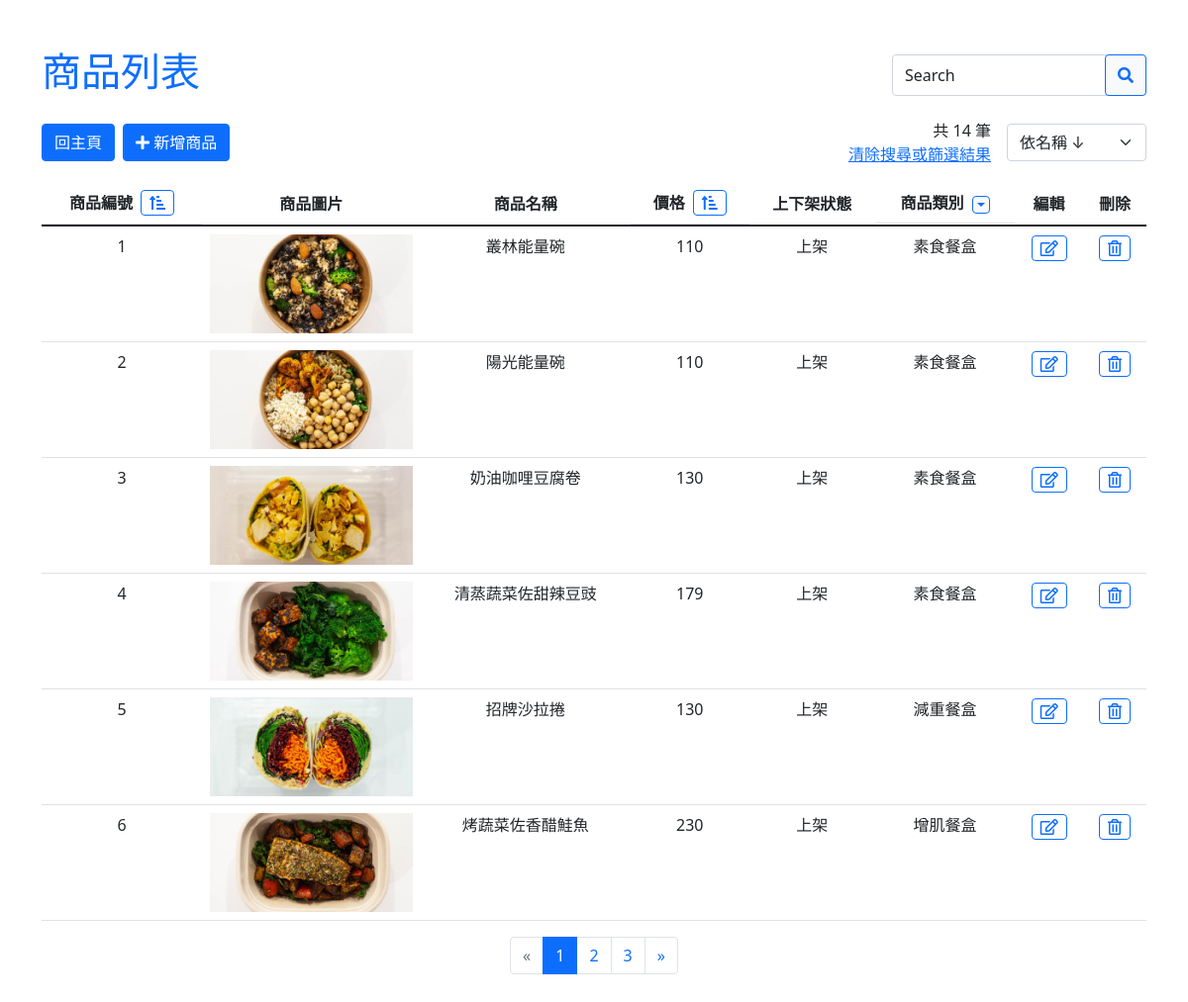
Screenshot of /product/products.php with the database file from the repository.
### tables this page shows
CREATE TABLE `products` (
  `id` int(5) UNSIGNED NOT NULL,
  `name` varchar(50) NOT NULL,
  `description` varchar(120) NOT NULL,
  `ingredients` varchar(120) NOT NULL,
  `nutrition` varchar(100) NOT NULL,
  `price` int(5) UNSIGNED NOT NULL,
  `image` varchar(50) NOT NULL,
  `valid` tinyint(1) NOT NULL,
  `products_category` int(5) UNSIGNED NOT NULL
);

CREATE TABLE `products_category` (
  `id` int(5) UNSIGNED NOT NULL,
  `name` varchar(50) NOT NULL
);

### product/products.php (the view, shortened to what this page needs)
<?php
require_once("../pdo-connect.php");
$sqlcategory = "SELECT * FROM products_category";
$stmtCategory = $db_host->prepare($sqlcategory);
try {
    $stmtCategory->execute();
    $rowCategory = $stmtCategory->fetchAll(PDO::FETCH_ASSOC);
} catch (PDOException $e) {
    echo "產品分類獲取失敗: " . $e->getMessage();
}
$sqlTotal = "SELECT * FROM products WHERE valid = 1";
$stmtTotal = $db_host->prepare($sqlTotal);
$stmtTotal->execute();
$totalProducts = $stmtTotal->rowCount();
if (isset($_GET["order"])) {
    $orderMethod = $_GET["order"];
    switch ($orderMethod) {
        case "nameDesc":
            $sqlProducts = "SELECT * FROM products ORDER BY name DESC";
            break;
        case "nameAsc":
            $sqlProducts = "SELECT * FROM products ORDER BY name ASC";
            break;
        case "priceDesc":
            $sqlProducts = "SELECT * FROM products ORDER BY price DESC";
            break;
        case "priceAsc":
            $sqlProducts = "SELECT * FROM products ORDER BY price ASC";
            break;
        case "idDesc":
            $sqlProducts = "SELECT * FROM products ORDER BY id DESC";
            break;
        case "idAsc":
            $sqlProducts = "SELECT * FROM products ORDER BY id ASC";
            break;
        default:
            break;
    }
    $stmtProducts = $db_host->prepare($sqlProducts);
    try {
        $stmtProducts->execute();
        $productsCount = $stmtProducts->rowCount();
        $rowProducts = $stmtProducts->fetchAll(PDO::FETCH_ASSOC);
    } catch (PDOException $e) {
        echo "無法取得資料庫內容: " . $e->getMessage();
    }
} else {
    if (isset($_GET["page"])) {
        $page = $_GET["page"];
        $prevPage = $page - 1;
        $nextPage = $page + 1;
    } else {
        $page = 1;
        $prevPage = 1;
        $nextPage = $page + 1;
    }
    $pageItems = 6;
    $totalPages = $totalProducts / $pageItems;
    $remainItems = $totalProducts / $pageItems;
    $startItem = ($page - 1) * $pageItems;
    if ($remainItems !== 0) {
        $totalPages = ceil($totalProducts / $pageItems);
    }
    if ($page == $totalPages) {
        $nextPage = $totalPages;
    } else if ($page == 1) {
        $prevPage = 1;
    }
    $sqlProducts = "SELECT * FROM products LIMIT $startItem, $pageItems";
    $stmtProducts = $db_host->prepare($sqlProducts);
    try {
        $stmtProducts->execute();
        $productsCount = $stmtProducts->rowCount();
        $rowProducts = $stmtProducts->fetchAll(PDO::FETCH_ASSOC);
    } catch (PDOException $e) {
        echo "無法取得資料庫內容: " . $e->getMessage();
    }
}
?>
<!doctype html>
<html lang="en">
<head>
    <?php require_once("../css.php") ?>
    <link rel="stylesheet" href="../css/product.css">
</head>
<body>
    <div class="container py-5">
        <div class="row justify-content-center">
            <div class="d-flex justify-content-between align-items-center">
                <h1 class="" style="color: #0D6EFD"><a href="./products.php" style="text-decoration: none">商品列表</a></h1>
                <div class="">
                    <form action="products.php" method="get">
                        <div class="form-floating d-flex">
                            <input type="text" id="search" class="form-control" name="search" placeholder="Search">
                            <label for="search">Search</label>
                            <button type="submit" class="search-btn btn btn-primary text-nowrap ms-2 bg-light text-primary position-absolute"><i class="fas fa-search"></i></button>
                        </div>
                    </form>
                </div>
            </div>
            <div class="py-3 col-lg-12">
                <div class="d-flex justify-content-between align-items-center">
                    <div class="d-flex justify-content-end">
                        <a href="../dashboard.php" class="btn btn-primary me-2">回主頁</a>
                        <a href="add-product.php?" class="btn btn-primary me-2"><i class="fas fa-plus"></i> 新增商品</a>
                    </div>
                    <div class="d-flex align-items-center">
                        <?php if ($productsCount > 0) : ?>
                            <div class="text-nowrap d-flex flex-column">
                                <?php if (!isset($_GET["search"]) && !isset($_GET["category"])) : ?>
                                    <div class="ms-2 me-3 text-end">
                                        共 <?= $totalProducts ?> 筆
                                    </div>
                                <?php else : ?>
                                    <div class="ms-2 me-3 text-end">
                                        共 <?= $productsCount ?> 筆
                                    </div>
                                <?php endif; ?>
                                <a href="products.php" class="ms-2 me-3">清除搜尋或篩選結果</a>
                            </div>
                        <?php endif; ?>
                        <select class="form-select" name="order" id="order">
                            <option value="nameDesc" <?php if (isset($_GET["order"]) && $_GET["order"] == "nameDesc") echo "selected" ?>>依名稱 ↓ </option>
                        </select>
                    </div>
                </div>
                <table class="table table-bordered-less mt-3">
                    <thead class="align-middle">
                        <tr>
                            <th class="d-flex justify-content-center align-items-center">商品編號
                                <?php if (!isset($_GET["order"]) || $orderMethod == "idAsc") : ?>
                                    <a href="products.php?order=idDesc" role="button" class="btn btn-primary bg-white text-primary thead-btn ms-2"><i class="fas fa-sort-amount-up-alt"></i></a>
                                <?php else : ?>
                                    <a href="products.php?order=idAsc" role="button" class="btn btn-primary bg-white text-primary thead-btn ms-2"><i class="fas fa-sort-amount-down-alt"></i></a>
                                <?php endif; ?>
                            </th>
                            <th class="text-center">商品圖片</th>
                            <th class="text-center">商品名稱</th>
                            <th class="d-flex justify-content-center align-items-center">價格
                                <?php if (!isset($_GET["order"]) || $orderMethod == "priceAsc") : ?>
                                    <a href="products.php?order=priceDesc" role="button" class="btn btn-primary bg-white text-primary thead-btn ms-2"><i class="fas fa-sort-amount-up-alt"></i></a>
                                <?php else : ?>
                                    <a href="products.php?order=priceAsc" role="button" class="btn btn-primary bg-white text-primary thead-btn ms-2"><i class="fas fa-sort-amount-down-alt"></i></a>
                                <?php endif; ?>
                            </th>
                            <th class="text-center">上下架狀態</th>
                            <th class="d-flex justify-content-center align-items-center">
                                商品類別
                                <div class="dropdown">
                                    <button class="btn btn-primary dropdown-toggle bg-light text-primary ms-2" type="button" id="dropdownMenuButton1" data-bs-toggle="dropdown" aria-expanded="false">
                                    </button>
                                </div>
                            </th>
                            <th class="text-center">編輯</th>
                            <th class="text-center">刪除</th>
                        </tr>
                    </thead>
                    <tbody>
                        <?php if ($productsCount > 0) :
                            foreach ($rowProducts as $value) : ?>
                                <tr>
                                    <td class="text-center"><?= $value["id"] ?></td>
                                    <td>
                                        <div class="image-wrapper">
                                            <?php if (substr($value["image"], 0, 4) !== "http") : ?>
                                                <img class="cover-fit" src="../sql/product_sql/images/<?= $value["image"] ?>" alt="">
                                            <?php else : ?>
                                                <img class="cover-fit" src="<?= $value["image"] ?>" alt="">
                                            <?php endif; ?>
                                        </div>
                                    </td>
                                    <td class="text-center"><?= $value["name"] ?></td>
                                    <td class="text-center"><?= $value["price"] ?></td>
                                    <?php if ($value["valid"] == 1) : ?>
                                        <td class="text-center">上架</td>
                                    <?php else : ?>
                                        <td class="text-center">已下架</td>
                                    <?php endif; ?>
                                    <td class="text-center"><?= $rowCategory[$value["products_category"] - 1]["name"] ?></td>
                                    <td class="text-center">
                                        <a class="btn btn-primary bg-white text-primary edit-btn" role="button" href="edit-product.php?id=<?= $value["id"] ?>"><i class="far fa-edit"></i></a>
                                    </td>
                                    <td class="text-center">
                                        <a class="btn btn-primary bg-white text-primary delete-btn" role="button" href="doDelete.php?id=<?= $value["id"] ?>"><i class="far fa-trash-alt"></i></a>
                                    </td>
                                </tr>
                            <?php
                            endforeach;
                        else : ?>
                            <tr>
                                <td colspan="8">無商品資料</td>
                            </tr>
                        <?php endif; ?>
                    </tbody>
                </table>
                <?php if (isset($_GET["page"]) || $page == 1) : ?>
                    <nav aria-label="Page navigation example" class="d-flex justify-content-center">
                        <ul class="pagination">
                            <li class="page-item <?php if ($page == 1) echo "disabled"; ?>">
                                <a class="page-link" href="products.php?page=<?= $prevPage ?>" aria-label="Previous">
                                    <span aria-hidden="true">&laquo;</span>
                                </a>
                            </li>
                            <?php for ($i = 1; $i <= $totalPages; $i++) : ?>
                                <li class="page-item <?php if ($page == $i) echo "active"; ?>"><a class="page-link" href="products.php?page=<?= $i ?>"><?= $i ?></a></li>
                            <?php endfor; ?>
                            <li class="page-item <?php if ($page == $totalPages) echo "disabled"; ?>">
                                <a class="page-link" href="products.php?page=<?= $nextPage ?>" aria-label="Next">
                                    <span aria-hidden="true">&raquo;</span>
                                </a>
                            </li>
                        </ul>
                    </nav>
                <?php endif; ?>
            </div>
        </div>
    </div>
</body>
</html>

### css/blog.css (style rules this page uses)
:root { --primary: #0d6efd; --table-padding: 8px; }

### css/class.css (style rules this page uses)
.image-wrapper { height: 100px; }
.cover-fit { width: 100%; height: 100%; object-fit: cover; }
.form-floating>.form-control { height: calc(2.5rem + 2px); }
.form-floating>label { padding: 0.5rem 0.75rem; }
.dropdown .btn { padding: 0rem; height: 18px; }
.dropdown-toggle::after { margin: 0 0.255em; vertical-align: 0.5em; }
.search-btn { top: 0; right: 0; bottom: 0; }
.thead-btn, .edit-btn, .delete-btn { padding: 0rem 0.5rem; }

### css/order.css (style rules this page uses)
:root { --primary: #0d6efd; --table-padding: 8px; }

### css/product.css (style rules this page uses)
.image-wrapper { height: 100px; }
.cover-fit { width: 100%; height: 100%; object-fit: cover; }
.form-floating>.form-control { height: calc(2.5rem + 2px); }
.form-floating>label { padding: 0.5rem 0.75rem; }
.dropdown .btn { padding: 0rem; height: 18px; }
.dropdown-toggle::after { margin: 0 0.255em; vertical-align: 0.5em; }
.search-btn { top: 0; right: 0; bottom: 0; }
.thead-btn, .edit-btn, .delete-btn { padding: 0rem 0.5rem; }

### css/user.css (style rules this page uses)
h1 { color: aqua; }

### css/dashboard.css (style rules this page uses)
body { min-height: 200vh; }
:root { --left-width: 240px; }

### rows the page displays
products: id "1", image (picture), name "叢林能量碗", price "110", valid "上架", products_category.name "素食餐盒"
products: id "2", image (picture), name "陽光能量碗", price "110", valid "上架", products_category.name "素食餐盒"
products: id "3", image (picture), name "奶油咖哩豆腐卷", price "130", valid "上架", products_category.name "素食餐盒"
products: id "4", image (picture), name "清蒸蔬菜佐甜辣豆豉", price "179", valid "上架", products_category.name "素食餐盒"
products: id "5", image (picture), name "招牌沙拉捲", price "130", valid "上架", products_category.name "減重餐盒"
products: id "6", image (picture), name "烤蔬菜佐香醋鮭魚", price "230", valid "上架", products_category.name "增肌餐盒"

### other values shown
$totalProducts "14"
